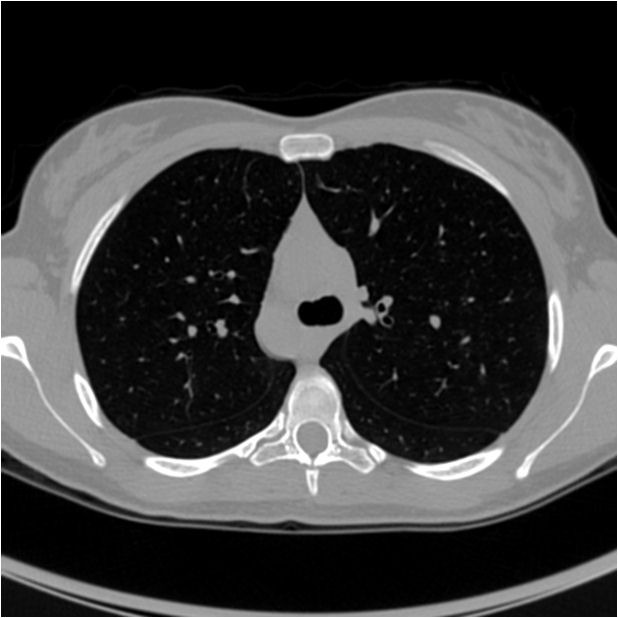
#> input picture IMG-20230502-WA0019.jpg, 618 x 618 px
$ jupyter execute main.ipynb
#> lines starting #> are read from the running program, lines starting #| are printed output that depends on the picture; after the words box and inside, x2 and y2 are one past the last pixel; in counts of white or black regions, pixels touching at a corner belong together
#> further down, image is the input picture: shape (618, 618, 3); min 0, max 255, mean 62.3
### segmantation_using_region_growing.py

import numpy as np
import matplotlib.image as mpimg
class RegionGrower:
    def __init__(self, img, seeds, thresh, p=1):
#> called with thresh = 6, p = 1
        self.img = img
        self.seeds = seeds
        self.thresh = thresh
        self.p = p
        self.height, self.width = img.shape
#> self.height = 618; self.width = 618
        self.seed_mark = np.zeros(img.shape)
        self.label = 1
        self.connects = self.connects_selection()

    def connects_selection(self):
        if self.p != 0:
            connects = [[-1, -1], [0, -1], [1, -1],
                        [1, 0], [1, 1], [0, 1], [-1, 1], [-1, 0]]
        else:
            connects = [[0, -1], [1, 0], [0, 1], [-1, 0]]
        return connects

    def gray_diff(self, current_point, temp_point):
        return abs(int(self.img[current_point[0], current_point[1]]) - int(self.img[temp_point[0], temp_point[1]]))

    def fit(self):
        seed_list = self.seeds.copy()
        while(len(seed_list) > 0):
            current_pixel = seed_list.pop(0)
            self.seed_mark[current_pixel[0], current_pixel[1]] = self.label
            for i in range(8):
                tmpX = current_pixel[0] + self.connects[i][0]
                tmpY = current_pixel[1] + self.connects[i][1]
                if tmpX < 0 or tmpY < 0 or tmpX >= self.height or tmpY >= self.width:
                    continue
                grayDiff = self.gray_diff(current_pixel, [tmpX, tmpY])
                if grayDiff < self.thresh and self.seed_mark[tmpX, tmpY] == 0:
                    self.seed_mark[tmpX, tmpY] = self.label
                    seed_list.append([tmpX, tmpY])
#> this loop made 11915 passes
#> current_pixel on passes 2 to 4: [300, 295], [310, 350], [299, 294]
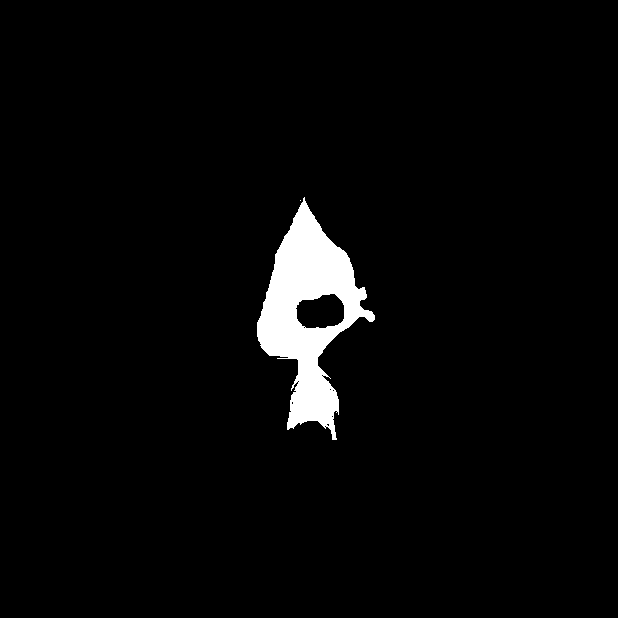
#> self.seed_mark: shape (618, 618) float64; values 0 (black) and 1 (white), 3.1% white; 2 white regions (1 under 20 px), largest, box (x1, y1, x2, y2) and area: (257, 197, 375, 440) 11914
#> after the loop, seed_list = []
        saved = mpimg.imsave("output.png", self.seed_mark)
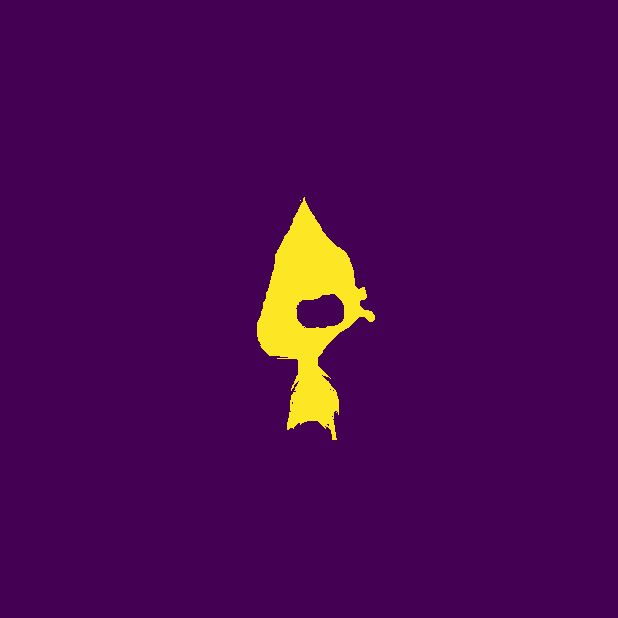
#> saved as output.png: shape (618, 618, 3); mean R, G, B 73.8, 8.2, 82.5
        return self.seed_mark

### main.ipynb
[cell 1]
import cv2
import matplotlib.pyplot as plt
from segmantation_using_region_growing import *

[cell 2]
image = plt.imread('IMG-20230502-WA0019.jpg')
plt.figure('Original Image')
plt.imshow(image)

[cell 3]
image = cv2.imread('IMG-20230502-WA0019.jpg', 0)
seeds = [[200, 300], [300, 295], [310, 350]]
segment_image_class = RegionGrower(image,seeds,6)
segmented_RegGrow = segment_image_class.fit()
plt.imshow(segmented_RegGrow)

[cell 4]
output_img=cv2.imread("output.png")
plt.figure('Original Image')
output_img=cv2.cvtColor(output_img,cv2.COLOR_BGR2RGB)
plt.imshow(output_img)

$ run again, with br.jpg copied over IMG-20230502-WA0019.jpg
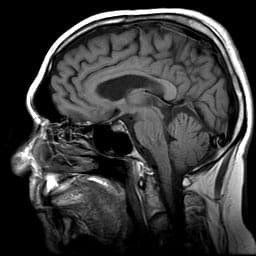
#> input picture br.jpg, 256 x 256 px
#> image is the input picture: shape (256, 256, 3); min 0, max 255, mean 56.3
#> image: shape (256, 256)
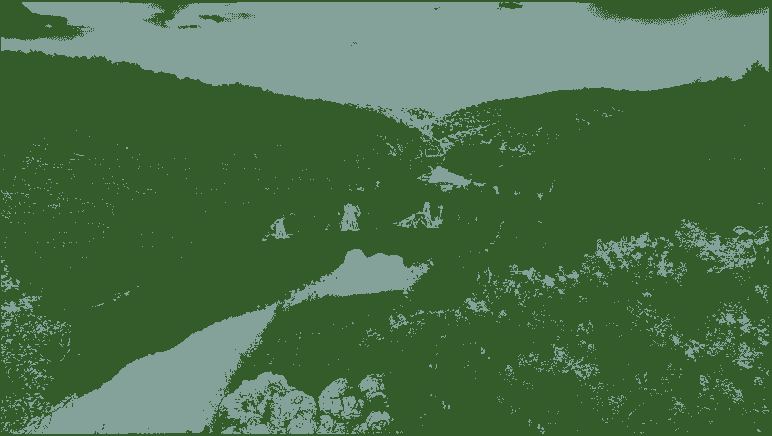
#> input picture output.png, 772 x 436 px
#> output_img is the input picture: shape (436, 772, 3); mean B, G, R 72.9, 110.8, 74.3
